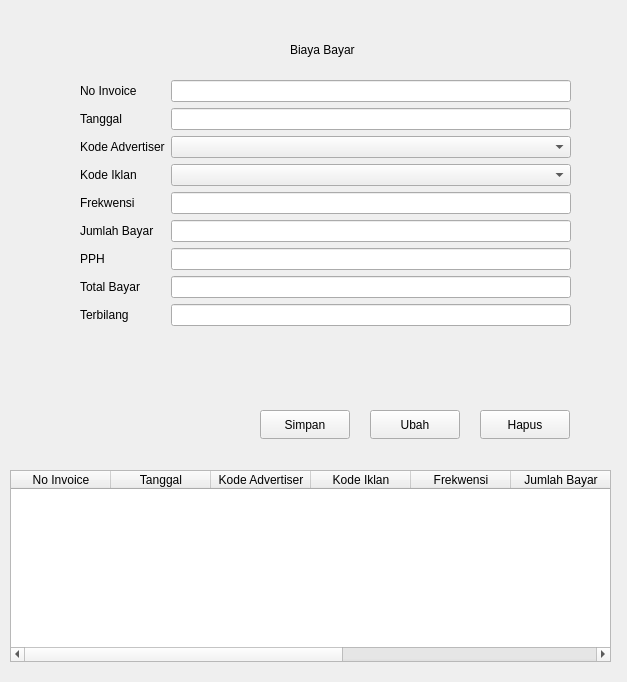
<?xml version="1.0" encoding="UTF-8"?>
<ui version="4.0">
 <class>Form</class>
 <widget class="QWidget" name="Form">
  <property name="geometry">
   <rect>
    <x>0</x>
    <y>0</y>
    <width>627</width>
    <height>682</height>
   </rect>
  </property>
  <property name="windowTitle">
   <string>Form</string>
  </property>
  <widget class="QWidget" name="formLayoutWidget">
   <property name="geometry">
    <rect>
     <x>80</x>
     <y>80</y>
     <width>491</width>
     <height>311</height>
    </rect>
   </property>
   <layout class="QFormLayout" name="formLayout">
    <item row="0" column="0">
     <widget class="QLabel" name="noInvoiceLabel">
      <property name="text">
       <string>No Invoice</string>
      </property>
     </widget>
    </item>
    <item row="0" column="1">
     <widget class="QLineEdit" name="noInvoiceLineEdit"/>
    </item>
    <item row="1" column="0">
     <widget class="QLabel" name="tanggalLabel">
      <property name="text">
       <string>Tanggal</string>
      </property>
     </widget>
    </item>
    <item row="1" column="1">
     <widget class="QLineEdit" name="tanggalLineEdit"/>
    </item>
    <item row="2" column="0">
     <widget class="QLabel" name="kodeAdvertiserLabel">
      <property name="text">
       <string>Kode Advertiser</string>
      </property>
     </widget>
    </item>
    <item row="2" column="1">
     <widget class="QComboBox" name="kodeAdvertiserComboBox"/>
    </item>
    <item row="3" column="0">
     <widget class="QLabel" name="kodeIklanLabel">
      <property name="text">
       <string>Kode Iklan</string>
      </property>
     </widget>
    </item>
    <item row="3" column="1">
     <widget class="QComboBox" name="kodeIklanComboBox"/>
    </item>
    <item row="4" column="0">
     <widget class="QLabel" name="frekwensiLabel">
      <property name="text">
       <string>Frekwensi</string>
      </property>
     </widget>
    </item>
    <item row="4" column="1">
     <widget class="QLineEdit" name="frekwensiLineEdit"/>
    </item>
    <item row="5" column="0">
     <widget class="QLabel" name="jumlahBayarLabel">
      <property name="text">
       <string>Jumlah Bayar</string>
      </property>
     </widget>
    </item>
    <item row="5" column="1">
     <widget class="QLineEdit" name="jumlahBayarLineEdit"/>
    </item>
    <item row="6" column="0">
     <widget class="QLabel" name="pPHLabel">
      <property name="text">
       <string>PPH</string>
      </property>
     </widget>
    </item>
    <item row="6" column="1">
     <widget class="QLineEdit" name="pPHLineEdit"/>
    </item>
    <item row="7" column="0">
     <widget class="QLabel" name="totalBayarLabel">
      <property name="text">
       <string>Total Bayar</string>
      </property>
     </widget>
    </item>
    <item row="7" column="1">
     <widget class="QLineEdit" name="totalBayarLineEdit"/>
    </item>
    <item row="8" column="0">
     <widget class="QLabel" name="terbilangLabel">
      <property name="text">
       <string>Terbilang</string>
      </property>
     </widget>
    </item>
    <item row="8" column="1">
     <widget class="QLineEdit" name="terbilangLineEdit"/>
    </item>
   </layout>
  </widget>
  <widget class="QLabel" name="label">
   <property name="geometry">
    <rect>
     <x>290</x>
     <y>40</y>
     <width>91</width>
     <height>20</height>
    </rect>
   </property>
   <property name="text">
    <string>Biaya Bayar</string>
   </property>
  </widget>
  <widget class="QPushButton" name="hapusButton">
   <property name="geometry">
    <rect>
     <x>480</x>
     <y>410</y>
     <width>90</width>
     <height>29</height>
    </rect>
   </property>
   <property name="text">
    <string>Hapus</string>
   </property>
  </widget>
  <widget class="QPushButton" name="ubahButton">
   <property name="geometry">
    <rect>
     <x>370</x>
     <y>410</y>
     <width>90</width>
     <height>29</height>
    </rect>
   </property>
   <property name="text">
    <string>Ubah</string>
   </property>
  </widget>
  <widget class="QPushButton" name="simpanButton">
   <property name="geometry">
    <rect>
     <x>260</x>
     <y>410</y>
     <width>90</width>
     <height>29</height>
    </rect>
   </property>
   <property name="text">
    <string>Simpan</string>
   </property>
  </widget>
  <widget class="QTableWidget" name="tableWidget">
   <property name="geometry">
    <rect>
     <x>10</x>
     <y>470</y>
     <width>601</width>
     <height>192</height>
    </rect>
   </property>
   <column>
    <property name="text">
     <string>No Invoice</string>
    </property>
   </column>
   <column>
    <property name="text">
     <string>Tanggal</string>
    </property>
   </column>
   <column>
    <property name="text">
     <string>Kode Advertiser</string>
    </property>
   </column>
   <column>
    <property name="text">
     <string>Kode Iklan</string>
    </property>
   </column>
   <column>
    <property name="text">
     <string>Frekwensi</string>
    </property>
   </column>
   <column>
    <property name="text">
     <string>Jumlah Bayar</string>
    </property>
   </column>
   <column>
    <property name="text">
     <string>PPH</string>
    </property>
   </column>
   <column>
    <property name="text">
     <string>Total bayar</string>
    </property>
   </column>
   <column>
    <property name="text">
     <string>Terbilang</string>
    </property>
   </column>
  </widget>
 </widget>
 <resources/>
 <connections/>
</ui>
